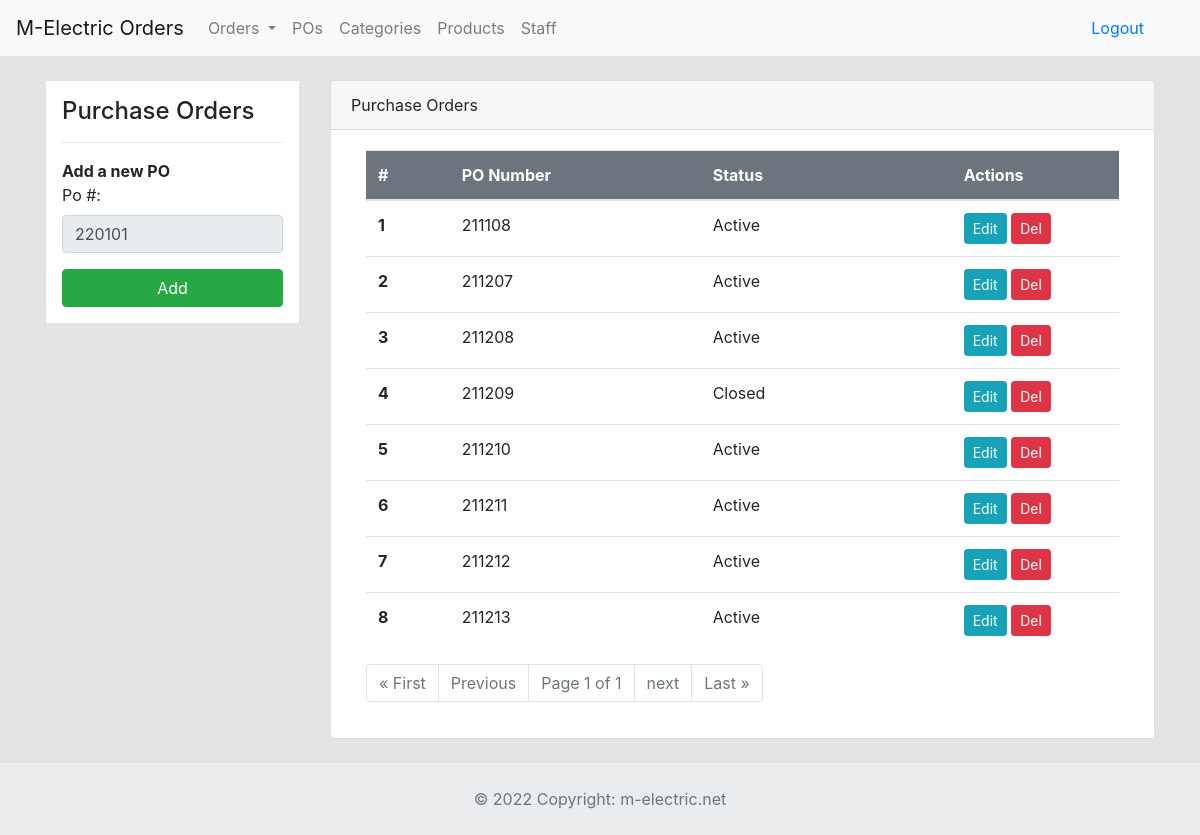
The page /pos (signed in) on the database as committed earlier.
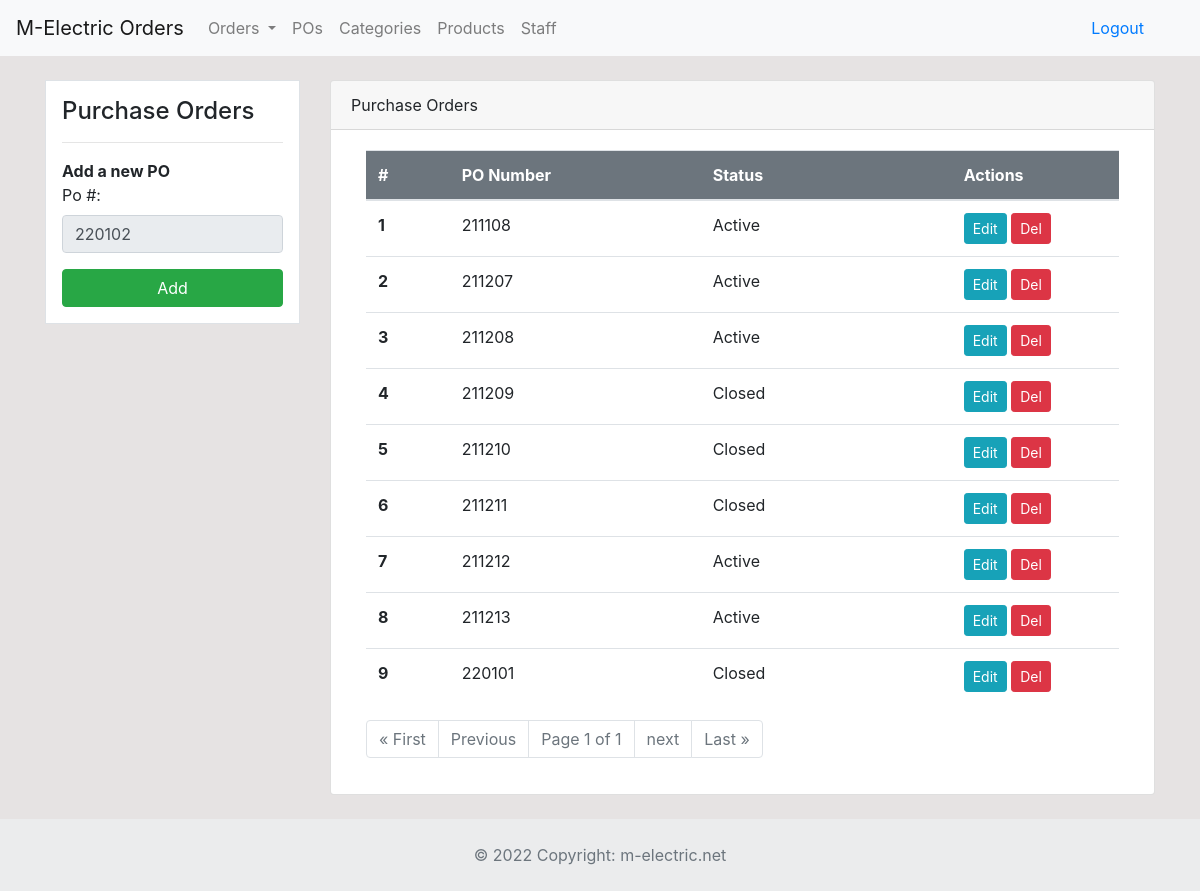
The same page on the database as committed later.
### dashboard/models.py (models this page shows)
class Po(models.Model):
	po_number = models.PositiveIntegerField(null=True, default=0)
	status = models.CharField('Status', max_length=50, default='Active', null=True, blank=True)
	created = models.DateTimeField(auto_now_add=True)

### dashboard/views.py (the view, shortened to what this page needs)
# urls.py: path('pos', views.pos, name='pos'),
@login_required
def pos(request):
    new_po_number = 0
    pos_list = Po.objects.all().order_by('id')
    last_po = Po.objects.all().last()
    last_po_number = last_po.po_number
    pos_paginator = Paginator(Po.objects.all(), 10)
    requested_page = request.GET.get('page')
    all_pos = pos_paginator.get_page(requested_page)
    year_months_dict = list()
    years = list()
    years = set(years)
    years = list(years)
    months = list()
    for po in pos_list:
        for year in years:
            if str(po.po_number)[0:2] == year:
                months.append(str(po.po_number)[2:4])
    month_last_po = str(last_po_number)[2:4]
    current_month = datetime.date.today().month
    current_year = int(str(datetime.date.today().year)[2:4])
    if int(month_last_po) == current_month:
        new_po_number = last_po_number + 1
    else:
        if int(month_last_po) <= 11:
            new_po_number = str(current_year) + str(current_month) + '01'
        else:
            if current_month <= 9:
                new_po_number = str(current_year) + '0' + str(current_month) + '01'
            else:
                new_po_number = str(current_year) + str(current_month) + '01'
    context = {
        'pos_list': pos_list,
        'new_po_number': new_po_number,
        'all_pos': all_pos,
    }
    return render(request, 'dashboard/pos.html', context)

### templates/dashboard/pos.html (shortened to what this page needs)
{% extends 'partials/base.html' %}
{% load crispy_forms_tags %}
{% block content %}
<div class="container">
    <div class="row my-4">
        <div class="col-md-3">
            <div class="border bg-white p-3">
                <h4>Purchase Orders</h4>
                <hr>
                <form method="POST">
                    <div class="form-group">
                        <strong>Add a new PO</strong><br>
                        <label for="formGroupExampleInput">Po #:</label>
                        <input type="text" class="form-control" id="validationCustom01" value="{{new_po_number}}" disabled>
                    </div>
                    <input class="btn btn-success btn-block" type="submit" value="Add">
                </form>
            </div>
        </div>
        <div class="col-md-9">
            <div class="card">
                <div class="card-header">
                    Purchase Orders
                </div>
                <div class="card-body">
                    <div class="col-md-12">
                        <table class="table bg-white">
                            <thead class="bg-secondary">
                                <tr class="text-white">
                                    <th scope="col" class="col-1" >#</th>
                                    <th scope="col" class="col-3">PO Number</th>
                                    <th scope="col" class="col-3">Status</th>
                                    <th scope="col" class="col-2">Actions</th>
                                </tr>
                            </thead>
                            <tbody>
                                {% for po in all_pos %}
                                <tr>
                                    <th scope="row">{{ forloop.counter }}</th>
                                    <td>{{ po.po_number }}</td>
                                    <td>{{ po.status }}</td>
                                    <td>
                                        <a class="btn btn-info btn-sm" href="{% url 'po-update' po.id %}">Edit</a>
                                        <a class="btn btn-danger btn-sm" href="{% url 'po-delete' po.id %}">Del</a>
                                    </td>
                                </tr>
                                {% endfor %}
                            </tbody>
                        </table>
                        <nav aria-label="Page navigation example">
                            <ul class="pagination">
                                {% if all_pos.has_previous %}
                                <li class="page-item"><a href="?page=1" class="page-link"> &laquo; First </a></li>
                                <li class="page-item"><a href="?page={{all_pos.previous_page_number}}" class="page-link">Previous</a></li>
                                {% else %}
                                <li class="page-item disabled"><a href="#" class="page-link"> &laquo; First </a></li>
                                <li class="page-item disabled"><a href="#" class="page-link">Previous</a></li>
                                {% endif %}
                                <li class="page-item disabled">
                                    <a href="#" class="page-link">Page {{all_pos.number}} of {{all_pos.paginator.num_pages}}</a>
                                </li>
                                {% if all_pos.has_next %}
                                <li class="page-item"><a class="page-link" href="?page={{all_pos.next_page_number}}">next</a></li>
                                <li class="page-item"><a class="page-link" href="?page={{all_pos.paginator.num_pages}}">Last &raquo;</a></li>
                                {% else %}
                                <li class="page-item disabled"><a class="page-link" href="#">next</a></li>
                                <li class="page-item disabled"><a class="page-link" href="#">Last &raquo;</a></li>
                                {% endif %}
                            </ul>
                        </nav>
                    </div>
                </div>
            </div>
        </div>
    </div>
</div>
{% endblock %}
{% block footer %}
{% include 'partials/footer.html' %}
{% endblock %}

### templates/partials/base.html (shortened to what this page needs)
{% load static %}
<!doctype html>
<html lang="en">
  <head>
    <link rel="stylesheet" href="https://cdn.jsdelivr.net/npm/bootstrap@4.6.0/dist/css/bootstrap.min.css">
    <link href="https://cdn.jsdelivr.net/npm/select2@4.1.0-rc.0/dist/css/select2.min.css" rel="stylesheet" />
    <link rel="stylesheet" href="{% static 'style.css' %}">
  </head>
  <body class="d-flex flex-column min-vh-100">
      {% include 'partials/nav2.html' %}
      {% block content %}
      {% endblock %}
    {% block footer %}
    {% endblock %}
  </body>
</html>

### templates/partials/nav2.html (shortened to what this page needs)
<nav class="navbar navbar-expand-lg navbar-light bg-light">
    <a class="navbar-brand" href="{% url 'index' %}">M-Electric Orders</a>
    {% if user.is_authenticated %}
    <div class="collapse navbar-collapse" id="navbarSupportedContent">
        <ul class="navbar-nav mr-auto">
            {% if user.is_authenticated and user.is_staff %}
            <li class="nav-item dropdown">
                <a class="nav-link dropdown-toggle" href="#" id="navbarDropdown" role="button" data-toggle="dropdown" aria-haspopup="true" aria-expanded="false">
                    Orders
                </a>
            </li>
            <li class="nav-item">
                <a class="nav-link" href="{% url 'pos' %}">POs</a>
            </li>
            <li class="nav-item">
                <a class="nav-link" href="{% url 'categories' %}">Categories</a>
            </li>
            <li class="nav-item">
                <a class="nav-link" href="{% url 'products' %}">Products</a>
            </li>
            <li class="nav-item">
                <a class="nav-link" href="{% url 'staff' %}">Staff</a>
            </li>
            {% endif %}
        </ul>
        <ul class='form-inline my-2 my-lg-0'>
            <li class=" form-inline mr-sm-4">
                <a class="nav-link" href="{% url 'logout' %}">Logout</a>
            </li>
        </ul>
    </div>
        {% endif %}
    </nav>

### templates/partials/footer.html
<footer class="text-center bg-light text-muted mt-auto">
    <div class="text-center p-4" style="background-color: rgba(0, 0, 0, 0.05);">
      © 2022 Copyright:
      <a class="text-reset fw-bold" href="https://m-electric.net/">m-electric.net</a>
    </div>
</footer>

### static/style.css (style rules this page uses)
body { background: rgb(230, 227, 227); }

Rows that differ between the two databases and show on the page:
changed Po (number 5 of 9 on the later page): status "Active" → "Closed"
changed Po (number 6 of 9 on the later page): status "Active" → "Closed"
added Po: po_number "220101", status "Closed"
Other text that changed with them:
form field new_po_number: "220101" → "220102"
